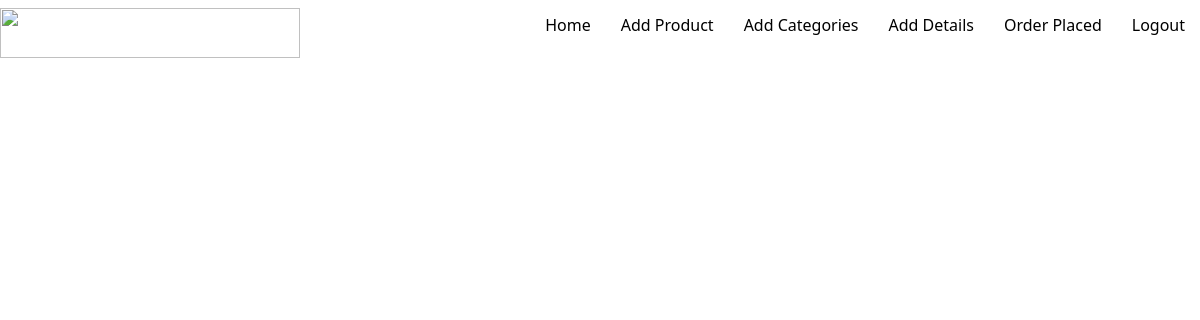
Before: /shop_home (signed in) with the older database file.
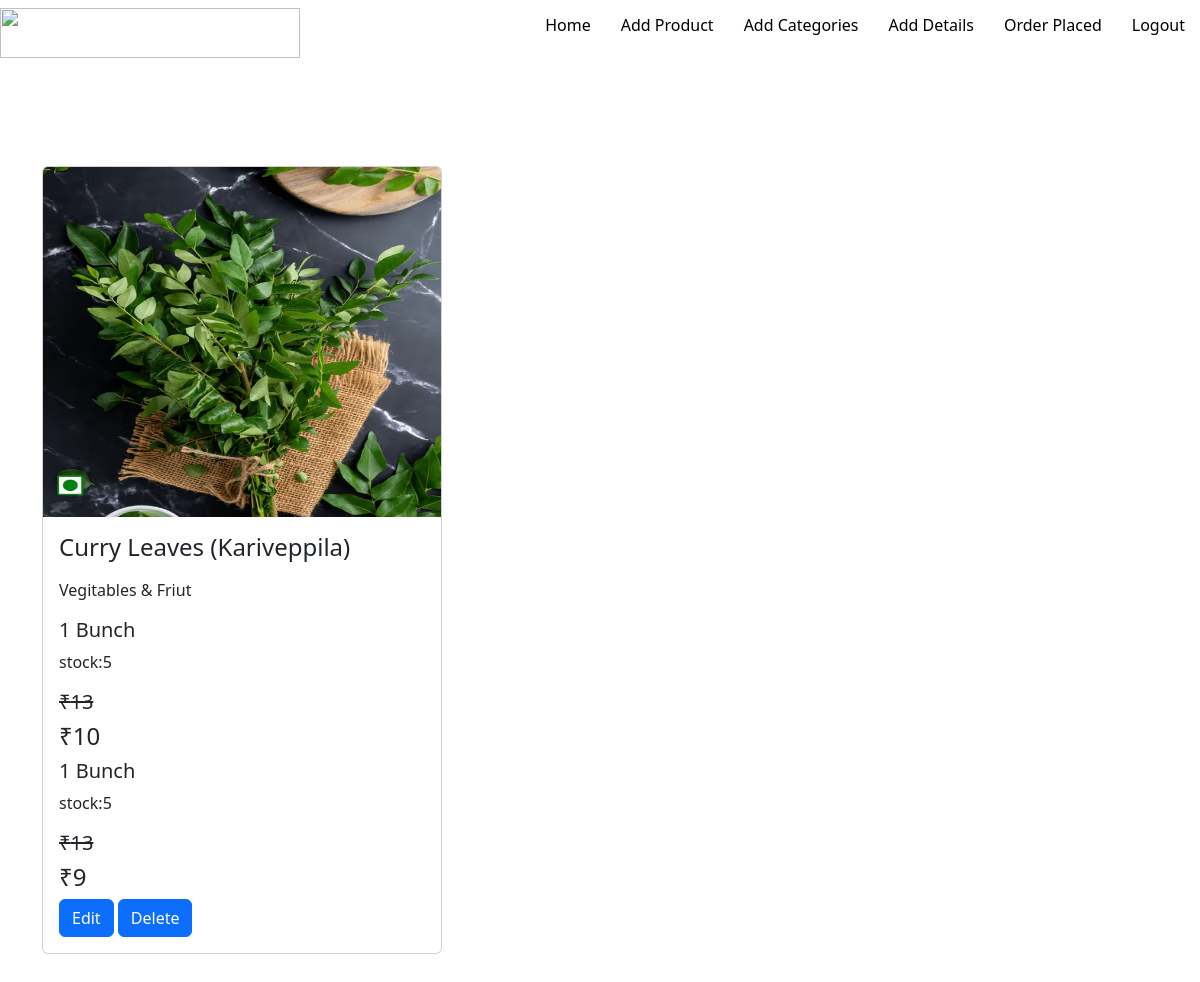
After: the same page with the newer database file.
### store/models.py (models this page shows, shortened)
class Product(models.Model):
    pid=models.TextField()
    name=models.TextField()
    des=models.TextField()
    category=models.ForeignKey(Category,on_delete=models.CASCADE)
    img=models.FileField()

class Category(models.Model):
    category=models.TextField()

class Details(models.Model):
    product=models.ForeignKey(Product,on_delete=models.CASCADE)
    weight=models.TextField()
    price=models.IntegerField()
    off_price=models.IntegerField()
    stock=models.IntegerField()
    discount = models.DecimalField(max_digits=5, decimal_places=2, default=0.00)

### store/views.py (the view)
# urls.py: path('shop_home',views.shop_home),
def shop_home(req):
    if 'shop' in req.session:
        data=Product.objects.all()
        data1=Details.objects.all()
        return render(req,'shop/shop.html',{'data':data,'data1':data1})
    else:
        return redirect(gro_login)

### template/shop/shop.html (shortened to what this page needs)
<!DOCTYPE html>
<html lang="en">
<head>
    {% load static %}
    <link rel="stylesheet" href="{% static 'css/shop.css' %}">
    <link href="https://cdn.jsdelivr.net/npm/bootstrap@5.3.3/dist/css/bootstrap.min.css" rel="stylesheet">
</head>
<body style="background-color: rgb(255, 255, 255); backdrop-filter: blur(100px);">
    <nav class="navbar">
        <div class="logo"><img src="{% static 'img/logo-png.png' %}" alt="" width="300px" height="50px"></div>
        <ul class="nav-list">
            <li><a href="#">Home</a></li>
            <li><a href="addproduct">Add Product</a></li>
            <li><a href="categoryyy">Add Categories</a></li>
            <li><a href="details">Add Details</a></li>
            <li><a href="bookings">Order Placed</a></li>
            <li><a href="logout">Logout</a></li>
        </ul>
    </nav>
    <main>
        <div class="container mt-4">
            <div class="row">
                {% for i in data %}
                <div class="col-lg-4">
                    <div class="card" style="width:400px">
                        <img class="card-img-top" src="{{i.img.url}}" alt="Card image" style="width:100%"
                            height="350px">
                        <div class="card-body">
                            <h4 class="card-title">{{i.name}}</h4>
                            <p>{{i.category.category}}</p>
                            {% for j in data1 %}
                            {% if j.product == i %}
                            <h5>{{j.weight}}</h5>
                            <p>stock:{{j.stock}}</p>
                            <h5 style="text-decoration: line-through;">₹{{j.price}}</h5>
                            <h4>₹{{j.off_price}}</h4>
                            {% endif %}
                            {% endfor %}
                            <a href="edit/{{i.pk}}" class="btn btn-primary">Edit</a>
                            <a href="delete/{{i.pk}}" class="btn btn-primary">Delete</a>
                        </div>
                    </div>
                </div>
                {% endfor %}
            </div>
        </div>
    </main>
</body>
</html>

### static/css/shop.css (style rules this page uses)
* { margin: 0; padding: 0; box-sizing: border-box; }
body { font-family: Arial, sans-serif; }
.navbar { display: flex; justify-content: space-between; align-items: center; background-color: rgba(255, 255, 255, 0.5); backdrop-filter: blur(50px); transition: background-color 0.3s ease; padding: 10px 20px; position: fixed; top: 0; width: 100%; z-index: 1000; }
main { padding-top: 60px; }
.logo { color: white; font-size: 24px; }
.nav-list { list-style: none; display: flex; }
.nav-list li { margin: 0 15px; }
.nav-list a { text-decoration: none; color: #000000; font-weight: 500; transition: color 0.3s ease; }
.container { max-width: 1000px; margin: 0 auto; padding: 16px; margin-top: 30px; height: 1500px; }

Changed rows visible on the page:
added Product: img (picture), name "Curry Leaves (Kariveppila)", category.category "Vegitables & Friut"
added Details: weight "1 Bunch", stock "5", price "13", off_price "10"
added Details: weight "1 Bunch", stock "5", price "13", off_price "9"
